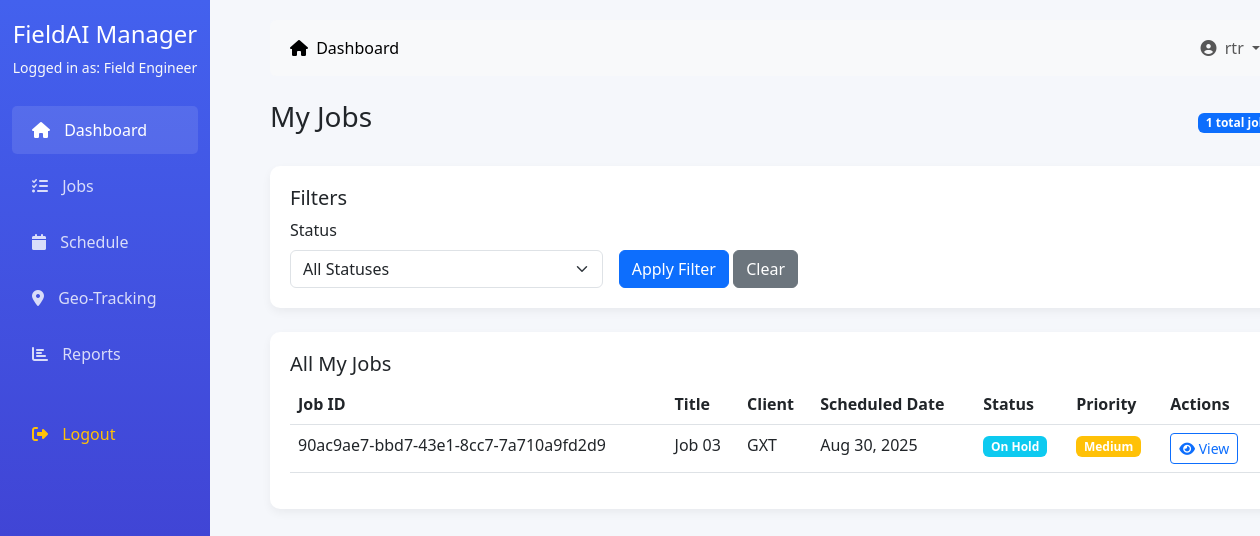
The page /dashboard/engineer/jobs/ (signed in) on the database its author committed.
### accounts/models.py (models this page shows, shortened)
class CustomUser(AbstractUser):
    ROLE_CHOICES = (
        ('admin', 'Admin'),
        ('manager', 'Project Manager'),
        ('engineer', 'Field Engineer'),
        ('client', 'Client'),
        ('accounts', 'Accounts Team'),
    )
    role = models.CharField(max_length=20, choices=ROLE_CHOICES, default='engineer')
    phone = models.CharField(max_length=15, blank=True)
    address = models.TextField(blank=True)
    profile_picture = models.ImageField(upload_to='profiles/', blank=True)
    created_at = models.DateTimeField(auto_now=True)
    updated_at = models.DateTimeField(auto_now=True)

class Job(models.Model):
    JOB_STATUS = (
        ('pending', 'Pending'),
        ('assigned', 'Assigned'),
        ('in_progress', 'In Progress'),
        ('completed', 'Completed'),
        ('cancelled', 'Cancelled'),
        ('on_hold', 'On Hold'),
    )
    PRIORITY_LEVEL = (
        ('low', 'Low'),
        ('medium', 'Medium'),
        ('high', 'High'),
        ('urgent', 'Urgent'),
    )
    job_id = models.CharField(max_length=20, unique=True, default=uuid.uuid4)
    title = models.CharField(max_length=200)
    description = models.TextField()
    service_type = models.ForeignKey(ServiceType, on_delete=models.PROTECT)
    client = models.ForeignKey(ClientCompany, on_delete=models.CASCADE)
    client_contact = models.ForeignKey(ClientContact, on_delete=models.SET_NULL, null=True, blank=True)
    assigned_engineer = models.ForeignKey(EngineerProfile, on_delete=models.SET_NULL, null=True, blank=True, related_name='assigned_jobs')
    priority = models.CharField(max_length=10, choices=PRIORITY_LEVEL, default='medium')
    status = models.CharField(max_length=20, choices=JOB_STATUS, default='pending')
    scheduled_date = models.DateTimeField()
    estimated_duration = models.DurationField()  # in minutes
    actual_start_time = models.DateTimeField(null=True, blank=True)
    actual_end_time = models.DateTimeField(null=True, blank=True)
    location = models.TextField()
    latitude = models.DecimalField(max_digits=9, decimal_places=6, null=True, blank=True)
    longitude = models.DecimalField(max_digits=9, decimal_places=6, null=True, blank=True)
    created_by = models.ForeignKey(CustomUser, on_delete=models.SET_NULL, null=True, related_name='created_jobs')
    created_at = models.DateTimeField(auto_now_add=True)
    updated_at = models.DateTimeField(auto_now=True)
    last_updated = models.DateTimeField(auto_now=True)
    updated_by = models.ForeignKey(CustomUser, on_delete=models.SET_NULL, null=True, blank=True, related_name='updated_jobs')

class ClientCompany(models.Model):   # or maybe named Client?
    name = models.CharField(max_length=255)
    contact_email = models.EmailField()
    contact_phone = models.CharField(max_length=20, blank=True, null=True)
    address = models.TextField(blank=True, null=True)
    industry = models.CharField(max_length=100, blank=True, null=True)
    website = models.URLField(blank=True, null=True)
    is_active = models.BooleanField(default=True)

### dashboard/views.py (the view)
# urls.py: path('engineer/jobs/', views.engineer_jobs, name='engineer_jobs'),
@login_required
def engineer_jobs(request):
    if request.user.role != 'engineer':
        messages.error(request, 'You do not have permission to access this page.')
        return redirect('dashboard:redirect_dashboard')
    try:
        engineer_profile = EngineerProfile.objects.get(user=request.user)
    except EngineerProfile.DoesNotExist:
        messages.error(request, 'Engineer profile not found.')
        return redirect('dashboard:redirect_dashboard')
    status_filter = request.GET.get('status', '')
    jobs = Job.objects.filter(assigned_engineer=engineer_profile).order_by('-scheduled_date')
    if status_filter:
        jobs = jobs.filter(status=status_filter)
    status_counts = Job.objects.filter(assigned_engineer=engineer_profile).values('status').annotate(count=Count('id'))
    today = timezone.now().date()
    todays_jobs = jobs.filter(scheduled_date__date=today)
    context = {
        'jobs': jobs,
        'todays_jobs': todays_jobs,
        'status_filter': status_filter,
        'status_counts': status_counts,
        'engineer_profile': engineer_profile,
    }
    return render(request, 'dashboard/engineer_jobs.html', context)

### dashboard/templates/dashboard/engineer_jobs.html (shortened to what this page needs)
{% extends '../dashboard/base.html' %}
{% block content %}
<div class="d-flex justify-content-between align-items-center mb-4">
    <h3>My Jobs</h3>
    <div>
        <span class="badge bg-primary">{{ jobs.count }} total jobs</span>
    </div>
</div>
<div class="dashboard-card mb-4">
    <h5>Filters</h5>
    <form method="get" class="row g-3">
        <div class="col-md-4">
            <label for="status" class="form-label">Status</label>
            <select class="form-select" id="status" name="status">
                <option value="">All Statuses</option>
            </select>
        </div>
        <div class="col-md-4 align-self-end">
            <button type="submit" class="btn btn-primary">Apply Filter</button>
            <a href="{% url 'dashboard:engineer_jobs' %}" class="btn btn-secondary">Clear</a>
        </div>
    </form>
</div>
<div class="dashboard-card">
    <h5>All My Jobs</h5>
    {% if jobs %}
    <div class="table-responsive">
        <table class="table table-hover">
            <thead>
                <tr>
                    <th>Job ID</th>
                    <th>Title</th>
                    <th>Client</th>
                    <th>Scheduled Date</th>
                    <th>Status</th>
                    <th>Priority</th>
                    <th>Actions</th>
                </tr>
            </thead>
            <tbody>
                {% for job in jobs %}
                <tr>
                    <td>{{ job.job_id }}</td>
                    <td>{{ job.title }}</td>
                    <td>{{ job.client.name }}</td>
                    <td>{{ job.scheduled_date|date:"M d, Y" }}</td>
                    <td>
                        <span class="badge bg-{% if job.status == 'completed' %}success{% elif job.status == 'in_progress' %}warning{% elif job.status == 'cancelled' %}danger{% else %}info{% endif %}">
                            {{ job.get_status_display }}
                        </span>
                    </td>
                    <td>
                        <span class="badge bg-{% if job.priority == 'high' %}danger{% elif job.priority == 'medium' %}warning{% elif job.priority == 'urgent' %}dark{% else %}secondary{% endif %}">
                            {{ job.get_priority_display }}
                        </span>
                    </td>
                    <td>
                        <a href="{% url 'dashboard:engineer_job_detail' job.id %}" class="btn btn-sm btn-outline-primary">
                            <i class="fas fa-eye"></i> View
                        </a>
                    </td>
                </tr>
                {% endfor %}
            </tbody>
        </table>
    </div>
    {% else %}
    <div class="text-center py-4">
        <i class="fas fa-tasks fa-3x text-muted mb-3"></i>
        <p class="text-muted">No jobs assigned to you yet.</p>
    </div>
    {% endif %}
</div>
{% endblock %}

### dashboard/templates/dashboard/base.html (shortened to what this page needs)
<!DOCTYPE html>
<html lang="en">
<head>
    <link href="https://cdn.jsdelivr.net/npm/bootstrap@5.3.0/dist/css/bootstrap.min.css" rel="stylesheet">
    <link rel="stylesheet" href="https://cdnjs.cloudflare.com/ajax/libs/font-awesome/6.4.0/css/all.min.css">
</head>
<body>
    <div class="container-fluid">
        <div class="row">
            <div class="col-md-2 sidebar d-none d-md-block">
                <div class="text-center mb-4">
                    <h4>FieldAI Manager</h4>
                    <p class="text-light small">Logged in as: {{ user.get_role_display }}</p>
                </div>
                <ul class="nav flex-column">
                    <li class="nav-item">
                        <a class="nav-link active" href="{% if user.role == 'admin' %}{% url 'dashboard:admin_dashboard' %}{% elif user.role == 'manager' %}{% url 'dashboard:manager_dashboard' %}{% elif user.role == 'engineer' %}{% url 'dashboard:engineer_dashboard' %}{% elif user.role == 'client' %}{% url 'dashboard:client_dashboard' %}{% elif user.role == 'accounts' %}{% url 'dashboard:accounts_dashboard' %}{% else %}#{% endif %}">
                            <i class="fas fa-home"></i> Dashboard
                        </a>
                    </li>
                    <li class="nav-item">
                        <a class="nav-link" href="{% if user.role == 'manager' %}{% url 'dashboard:manager_jobs' %}{% elif user.role == 'engineer' %}{% url 'dashboard:engineer_jobs' %}{% else %}#{% endif %}">
                            <i class="fas fa-tasks"></i> Jobs
                        </a>
                    </li>
                    <li class="nav-item">
                        <a class="nav-link" href="#">
                            <i class="fas fa-calendar"></i> Schedule
                        </a>
                    </li>
                    <li class="nav-item">
                        <a class="nav-link" href="#">
                            <i class="fas fa-map-marker-alt"></i> Geo-Tracking
                        </a>
                    </li>
                    <li class="nav-item">
                        <a class="nav-link" href="#">
                            <i class="fas fa-chart-bar"></i> Reports
                        </a>
                    </li>
                    <li class="nav-item mt-4">
                        <a class="nav-link text-warning" href="{% url 'accounts:logout' %}">
                            <i class="fas fa-sign-out-alt"></i> Logout
                        </a>
                    </li>
                </ul>
            </div>
            <div class="col-md-10 main-content">
                <nav class="navbar navbar-expand-lg navbar-light bg-light mb-4 rounded">
                    <div class="container-fluid">
                        <div class="collapse navbar-collapse" id="navbarNav">
                            <ul class="navbar-nav me-auto">
                                <li class="nav-item">
                                    <a class="nav-link active" href="{% if user.role == 'admin' %}{% url 'dashboard:admin_dashboard' %}{% elif user.role == 'manager' %}{% url 'dashboard:manager_dashboard' %}{% elif user.role == 'engineer' %}{% url 'dashboard:engineer_dashboard' %}{% elif user.role == 'client' %}{% url 'dashboard:client_dashboard' %}{% elif user.role == 'accounts' %}{% url 'dashboard:accounts_dashboard' %}{% else %}#{% endif %}">
                                        <i class="fas fa-home me-1"></i> Dashboard
                                    </a>
                                </li>
                            </ul>
                            <ul class="navbar-nav">
                                <li class="nav-item dropdown">
                                    <a class="nav-link dropdown-toggle" href="#" id="navbarDropdown" role="button" data-bs-toggle="dropdown">
                                        <i class="fas fa-user-circle me-1"></i> {{ user.username }}
                                    </a>
                                </li>
                            </ul>
                        </div>
                    </div>
                </nav>
                {% block content %}
                {% endblock %}
            </div>
        </div>
    </div>
</body>
</html>

### dashboard/templates/dashboard/base.html (style rules this page uses)
:root { --primary: #4361ee; --secondary: #3f37c9; --success: #4cc9f0; --info: #4895ef; --warning: #f72585; --danger: #e63946; --light: #f8f9fa; --dark: #212529; }
body { font-family: 'Segoe UI', Tahoma, Geneva, Verdana, sans-serif; background-color: #f5f7fb; }
.sidebar { background: linear-gradient(to bottom, var(--primary), var(--secondary)); color: white; height: 100vh; position: fixed; padding-top: 20px; }
.sidebar .nav-link { color: rgba(255, 255, 255, 0.8); padding: 12px 20px; margin: 4px 0; border-radius: 5px; }
.sidebar .nav-link:hover, .sidebar .nav-link.active { background-color: rgba(255, 255, 255, 0.1); color: white; }
.sidebar .nav-link i { margin-right: 10px; }
.main-content { margin-left: 250px; padding: 20px; }
.dashboard-card { background: white; border-radius: 10px; box-shadow: 0 4px 10px rgba(0, 0, 0, 0.05); padding: 20px; margin-bottom: 20px; transition: transform 0.3s; }

### rows shown on the page
CustomUser: role "Field Engineer", username "rtr"
Job: job_id "90ac9ae7-bbd7-43e1-8cc7-7a710a9fd2d9", title "Job 03", client.name "GXT", scheduled_date "Aug 30, 2025", status "On Hold", priority "Medium"

### other values the page prints
{{ jobs.count }} "1"
